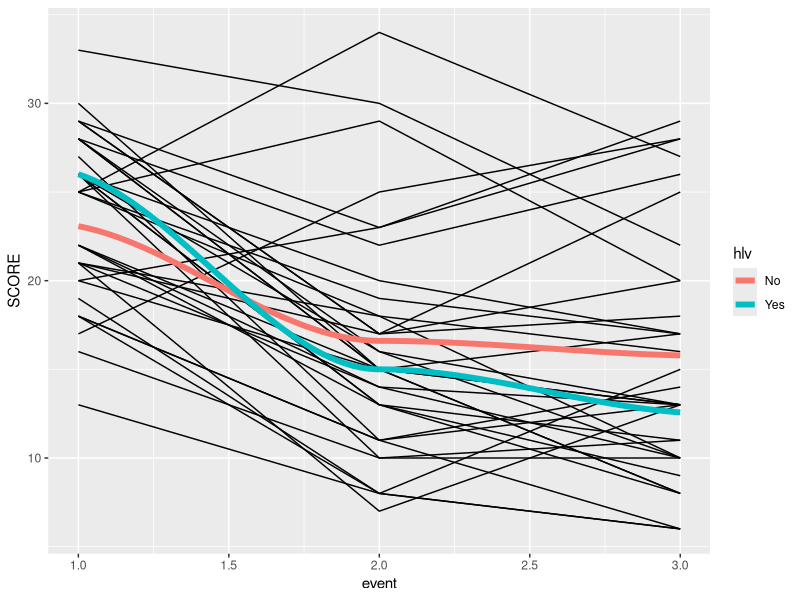
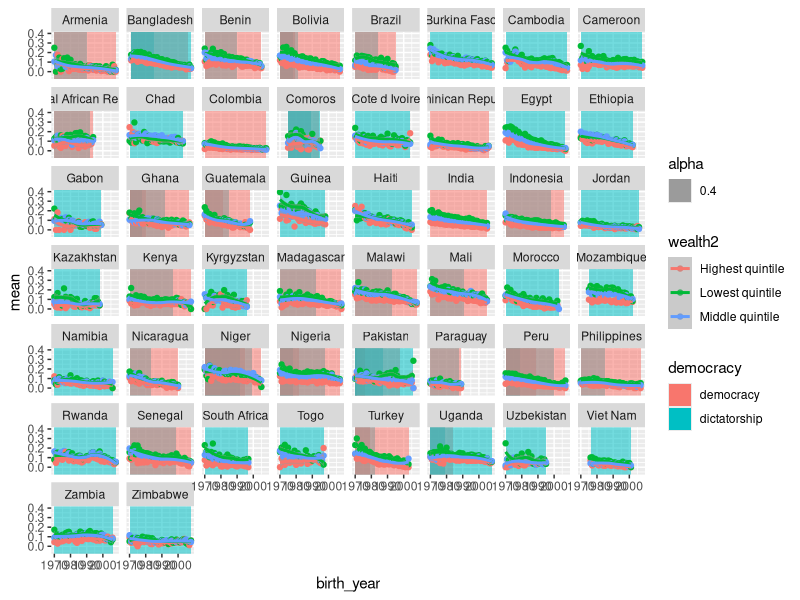

These figures' R source, in order:
library(plyr) 
library(ggplot2)


preemlong = read.csv('preemlong.csv')

ggplot(preemlong, aes(event, SCORE)) + geom_line(aes(group = id)) + geom_smooth(aes(group = hlv, colour = hlv), se = F, size = 2)



avg.w <- read.csv("avg.country.csv") 


avg.c <- ddply(avg.w, "country", function(DF) { # for each country 
  # get the start index 
  start <- c(1, which(diff(as.numeric(DF$democracy)) !=0)) 
  # get the end index 
  l <- rle(as.character(DF$democracy)) 
  end <- cumsum(l$lengths) 
  # return a data.frame of: 
  data.frame(democracy = l$values, #democracy 
             start=DF[start, "birth_year"], #start year 
             end=DF[end, "birth_year"] #end year 
  ) 
}) 



## plot 
p1 <- ggplot(data=avg.w)+ 
  geom_rect(aes(xmin=start, 
                xmax=end, 
                ymin=-Inf, 
                ymax=Inf, 
                fill=democracy, alpha=.4), 
            data=avg.c) + 
  geom_point(aes(x=birth_year, 
                 y=mean, 
                 group=wealth2, 
                 color=wealth2)) + 
  geom_smooth(aes(x=birth_year, 
                  y=mean, 
                  group=wealth2, 
                  color=wealth2)) + 
  facet_wrap(~country) 

p1